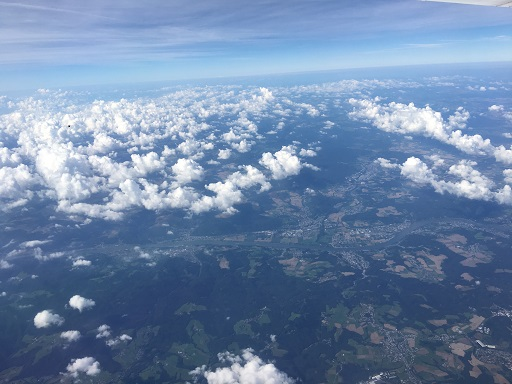
#> input picture pycharm/img/clouds.jpg, 512 x 384 px, given in place of 13L.png, which was not available
$ python test-GoodFeaturesToTrack1.py
#> lines starting #> are read from the running program, lines starting #| are printed output that depends on the picture; pictures that were not available may be replaced by others from this repository, and a replacement may not be noted
import numpy as np
import cv2
from matplotlib import pyplot as plt
print(cv2.__version__)
#imgL = cv2.imread('img/13L.png',0)
#imgR = cv2.imread('img/13R.png',0)

# Features finden:
f= "img/karton.jpg"
f= "img/13L.png"
img = cv2.imread(f,0)
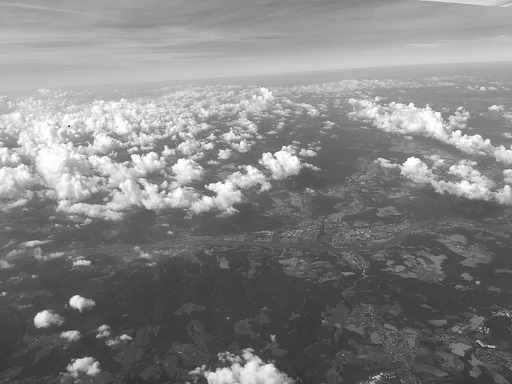
#> img: shape (384, 512); min 0, max 255, mean 130.9
imc = cv2.imread(f,0)

corners = cv2.goodFeaturesToTrack(img, 7, 0.05, 25)
#> corners = [[69, 126], [207, 185], [165, 146], [243, 366], [372, 378], [214, 371], [164, 191]]
corners = cv2.goodFeaturesToTrack(img, 50, 0.05, 25)
#> corners = 50 rows, first 8: [69, 126], [207, 185], [165, 146], [243, 366], [372, 378], [214, 371], [164, 191], [402, 164]
corners = np.float32(corners)

for item in corners:
    x, y = item[0]
   # cv2.circle(img, (x,y), 5, 255, -1)
   # cv2.circle(imc, (x,y), 25, [0, 50, 255, 128], 15, 1)
    cv2.circle(imc, (x,y), 25, [200,150,0], 15, 1)
#> this loop made 50 passes
#> (x, y) on passes 1 to 12: (69, 126), (207, 185), (165, 146), (243, 366), (372, 378), (214, 371), (164, 191), (402, 164), (132, 155), (238, 143), (274, 155), (494, 347)
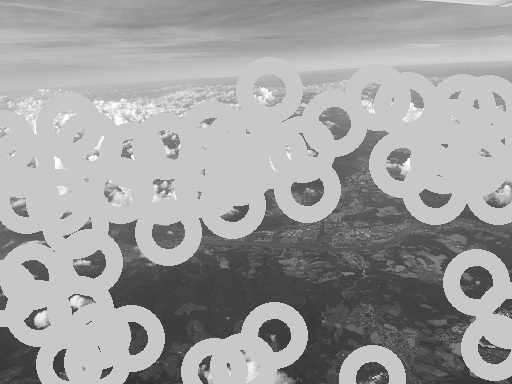
#> imc: shape (384, 512); min 40, max 255, mean 159


imc= cv2.resize(imc, (1500,800))
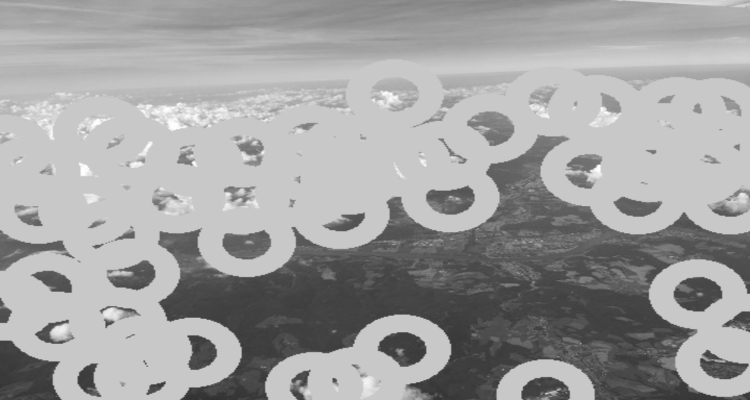
#> imc: shape (800, 1500) (shown at 1/2 size); min 46, max 255, mean 159
cv2.imshow("Top 'k' features", imc)
cv2.waitKey()
cv2.destroyAllWindows()
